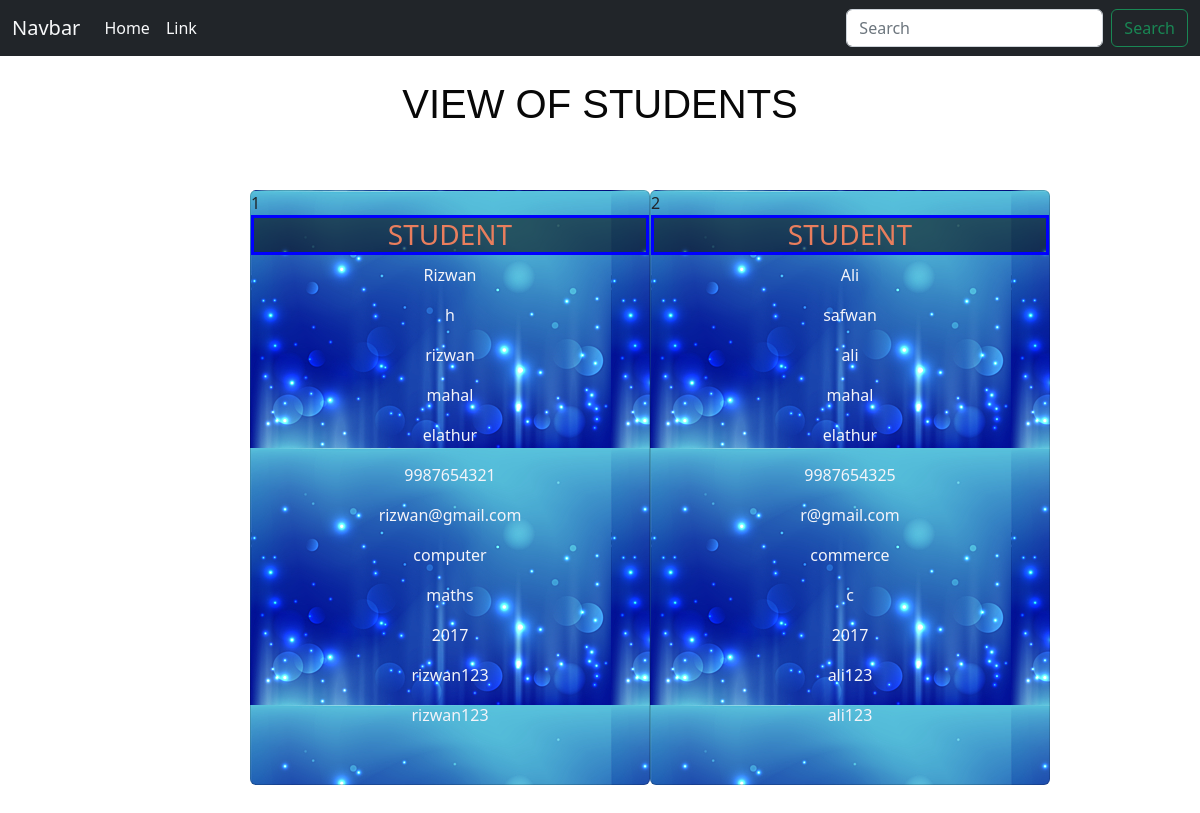
The app's page /approvedstudents with its own data.
### application/models.py (models this page shows, shortened)
class Add_students(models.Model):
    user=models.ForeignKey(User,on_delete=models.CASCADE)
    Sfirstname=models.CharField(max_length=30)
    Slastname=models.CharField(max_length=30)
    Susername=models.CharField(max_length=20)
    Sadress=models.CharField(max_length=50)
    Splace=models.CharField(max_length=30)
    Sphone=models.IntegerField()
    Semail=models.EmailField()
    Sdepartment=models.CharField(max_length=15)
    Ssubject=models.CharField(max_length=15)
    SAdmission=models.IntegerField()
    Spassword=models.CharField(max_length=15)
    Scpassword=models.CharField(max_length=15)
    Srole=models.CharField(max_length=10)
    Sstatus=models.CharField(max_length=30)

### application/views.py (the view)
# urls.py: path('approvedstudents',views.Adminapprovestudents,name='approvedstudents'),
def Adminapprovestudents(request):
    approvedstudents=Add_students.objects.all()
    return render (request,'adminapprovedstudents.html',{"approvedstudents":approvedstudents})

### application/templates/adminapprovedstudents.html (shortened to what this page needs)
<!DOCTYPE html>
<html lang="en">
<head>
    <link rel="stylesheet" href="https://cdn.jsdelivr.net/npm/bootstrap@5.2.3/dist/css/bootstrap.min.css">
    <link rel="stylesheet" href="../static/css/adminapprovedstudent.css">
</head>
<body>
    <div class="row" >
        <div class="col-xl-12 col-lg-12 col-md-12">
          <nav class="navbar navbar-expand-lg bg-dark">
            <div class="container-fluid">
              <a class="navbar-brand text-light" href="#">Navbar</a>
              <div class="collapse navbar-collapse" id="navbarTogglerDemo02">
                <ul class="navbar-nav me-auto mb-2 mb-lg-0">
                  <li class="nav-item">
                    <a class="nav-link text-light" aria-current="page" href="#">Home</a>
                  </li>
                  <li class="nav-item">
                    <a class="nav-link text-light" href="#">Link</a>
                  </li>
                </ul>
                <form class="d-flex" role="search">
                  <input class="form-control me-2" type="search" placeholder="Search" aria-label="Search">
                  <button class="btn btn-outline-success" type="submit">Search</button>
                </form>
              </div>
            </div>
          </nav>
    </div>
    <div class="container-fluid-xl">
        <div class="row mt-4" style="color: rgb(8, 8, 8); font-family: Arial, Helvetica, sans-serif;">
            <div class=" col-xl-12 col-lg-12 col-md-12">
                <h1 class="text-center">VIEW OF STUDENTS</h1>
            </div>
        </div>
    </div>
    <div class="row mt-1" id="rowws" >
        {% for i in approvedstudents %}
        {% if i.Sstatus == "1" %}
        <div class="col-xl-4 col-lg-4 col-md-6">
            <div class="card" style="width: 25rem; background-color: rgba(249, 237, 221, 0.558);" id="rd">
              <label>{{forloop.counter}}</label>
                <div class="intro">
                    <h3 class="text-center" style="background-color: rgba(0, 0, 0, 0.545); color: rgb(233, 126, 93); border: solid blue;">STUDENT</h3>
                </div>
                <div style="color: rgb(244, 244, 249);">
                  <p class="text-center">{{i.Sfirstname}}</p>
                  <p class="text-center">{{i.Slastname}}</p>
                  <p class="text-center">{{i.Susername}}</p>
                  <p class="text-center">{{i.Sadress}}</p>
                  <p class="text-center">{{i.Splace}}</p>
                  <p class="text-center">{{i.Sphone}}</p>
                  <p class="text-center">{{i.Semail}}</p>
                  <p class="text-center">{{i.Sdepartment}}</p>
                  <p class="text-center">{{i.Ssubject}}</p>
                  <p class="text-center">{{i.SAdmission}}</p>
                  <p class="text-center">{{i.Spassword}}</p>
                  <p class="text-center">{{i.Scpassword}}</p>
            </div>
        </div>
    </div>
    {% endif %}
    {% endfor %}
    </div>
</body>
</html>

### application/static/css/adminapprovedstudent.css (style rules this page uses)
body,html { overflow-x: hidden; }
#rowws { display: flex; justify-content: center; }
#rd { height: 595px; margin: 50px; background-image: url(../images/crrd2.jpg); }

### records on screen
Add_students: Sfirstname "Rizwan", Slastname "h", Susername "rizwan", Sadress "mahal", Splace "elathur", Sphone "9987654321", Semail "rizwan@gmail.com", Sdepartment "computer", Ssubject "maths", SAdmission "2017", Spassword "rizwan123", Scpassword "rizwan123"
Add_students: Sfirstname "Ali", Slastname "safwan", Susername "ali", Sadress "mahal", Splace "elathur", Sphone "9987654325", Semail "r@gmail.com", Sdepartment "commerce", Ssubject "c", SAdmission "2017", Spassword "ali123", Scpassword "ali123"
